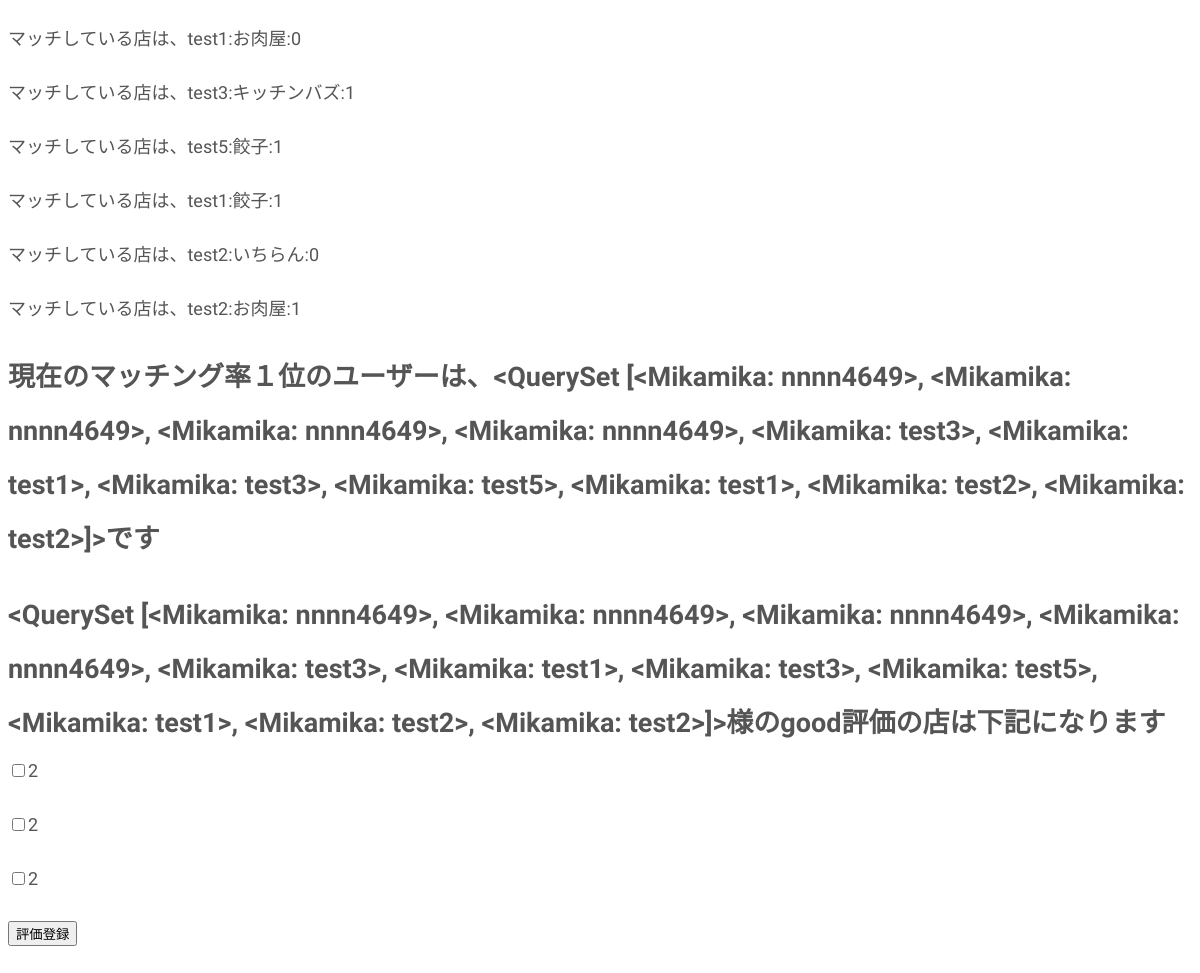
The app's page /mikamika/list/ (signed in, lower part), older data.
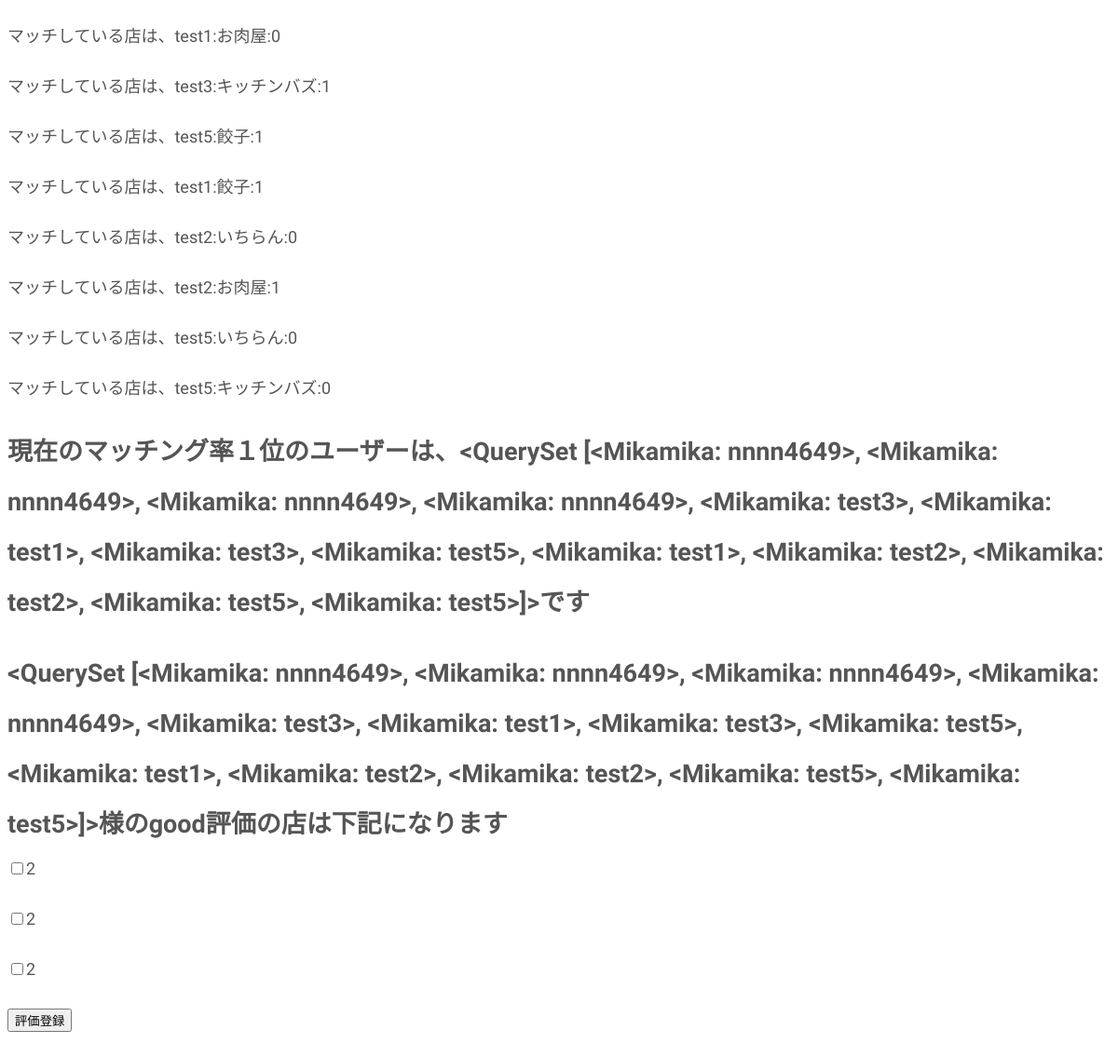
The same page, newer data.
### mikamika/models.py (models this page shows)
class Mikamika(models.Model):
    id = models.UUIDField(primary_key=True, default=uuid.uuid4, editable=False)
    create_user = models.ForeignKey(get_user_model(),on_delete=models.CASCADE,default='',)
    date = models.DateField(verbose_name='日付', default=timezone.now)
    store = models.CharField(verbose_name='店名', max_length=40,default='')
    bikou = models.CharField(verbose_name='一言', max_length=20 , null=True, blank=True,)
    hyouka = models.CharField(verbose_name="評価", choices=HYOUKA_CHOICES, max_length=10, null=True, blank=True,)
    todou = models.CharField(verbose_name="都道府県", choices=TODOU_CHOICES, max_length=10, null=True, blank=True,)
    created_at = models.DateTimeField(verbose_name='作成日時', default=timezone.now)
    updated_at = models.DateTimeField(verbose_name='編集日時', blank=True, null=True)
    def __str__(self):
         return self.create_user.username

### accounts/models.py (models this page shows, shortened)
class CustomUser(AbstractUser):
    objects = CustomUserManager()

### mikamika/views.py (the view)
# urls.py: path('mikamika/list/', views.mikamika_user, name='mikamika_user'),# 新
@login_required
def  mikamika_user(request):
     template_name = 'user.html'
     uflag = request.user
     gcount = Mikamika.objects.values_list("store",flat=True).filter(hyouka='1',create_user=uflag).count()
     scount = Mikamika.objects.values_list("store",flat=True).filter(hyouka='0',create_user=uflag).count()
     ustore   = Mikamika.objects.values_list("store" ,flat=True).filter(create_user=uflag)
     uhyouka  = Mikamika.objects.values_list("hyouka",flat=True).filter(create_user=uflag)
     sustore  = set(ustore)
     mstore   = Mikamika.objects.filter(store__in=sustore)
     for mmstore in mstore:
        if mmstore == 'nnnn4649':
           print('ユーザー自身です')
        else:
           mstore = mstore
     matti1  = Mikamika.objects.filter(store__in=sustore)
     context = {'gcount'   :  gcount,
               'scount'    :  scount,
               'matti1'    :  matti1,
               'mstore'    :  mstore,
               'uflag'     :  uflag,}
     return render(request, template_name , context)

### templates/user.html (shortened to what this page needs)
<!DOCTYPE html>
<html lang="ja">
<head>
<link rel="stylesheet" href="css/style.css">
</head>
<body>
<div id="container">
{% for mmstore in mstore %}
<div>
  <p>マッチしている店は、{{ mmstore }}:{{ mmstore.store }}:{{ mmstore.hyouka}}</p>
</div>
{% endfor %}
<h2>現在のマッチング率１位のユーザーは、{{ matti1 }}です</h2>
<h2>{{ matti1 }}様のgood評価の店は下記になります</h2>
<p><input type="checkbox" value="">{{ gcount }}</p>
<p><input type="checkbox" value="">{{ gcount }}</p>
   <input type="checkbox" value="">{{ gcount }}<p>
   <input type="button" onclick="location.href=''"  value="評価登録">
</p>
</body>
</html>

Row changes from the older to the newer data that the page shows:
added Mikamika: create_user.username "test5", store "いちらん", hyouka "0"
added Mikamika: create_user.username "test5", store "キッチンバズ", hyouka "0"
computed for Mikamika: create_user.create_user_id "…test1>, <Mikamika: test2>, <Mikamika: test2>]>" → "…test1>, <Mikamika: test2>, <Mikamika: test2>, <Mikamika: test5>, <Mikamika: test5>]>"
